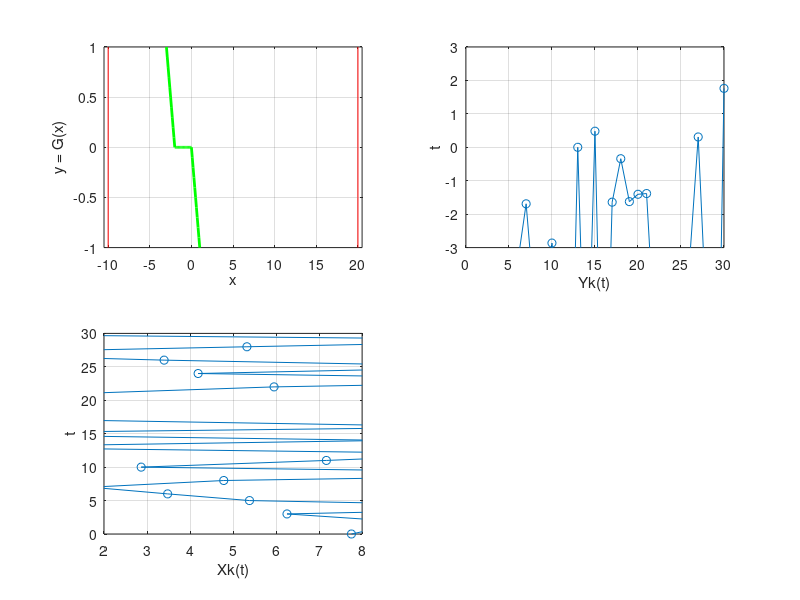

The MATLAB source for this figure:
clear all; clc; close all;

m = input('Enter mathematic expaction: ');
omega = input('Enter omaga: ');

T = [0:1:30];
Xmin = m - 3*omega;
Xmax = m + 3*omega;

delta = 0.1;
xA1 = -3:delta:-2; 
xA2 = -2:delta:0; 
xA3 = 0:delta:1; 
XA = [xA1, xA2, xA3]; 

yA1 = -(xA1 + 2); 
yA2 = 0 .* xA2; 
yA3 = -xA3; 
YA = [yA1, yA2, yA3]; 

xRandom = rand(31,1).*4 - 2;
xInput = xRandom * omega + m;

yOutput = [];
for i = 1:31
    x = xInput(i);
    if x < -2
    	y = -(x + 2);
    elseif x >= -2 && x<= 0;
		y = 0 .* x;
	else
		y = -x;
    end
    yOutput = [yOutput y];
end


% Graphics building
maxXaxis = m + 3;
minXaxis = m - 3;

subplot(2,2,1);
plot(XA, YA, 'g', 'LineWidth', 2);
axis([Xmin - 0.5 , Xmax + 0.5, -1, 1]);
xlabel('x');
ylabel('y = G(x)');
grid on;
hold on;
plot([Xmax,Xmax,Xmax,Xmax,Xmax], -1:0.5:1, 'r');
plot([Xmin,Xmin,Xmin,Xmin,Xmin], -1:0.5:1, 'r');

subplot(2,2,3);
plot(xInput, T, '-o');
axis([minXaxis, maxXaxis, 0, 30]);
xlabel('Xk(t)');
ylabel('t');
grid on;
hold on;
plot([Xmax,Xmax,Xmax,Xmax,Xmax], -1:0.5:1, 'r');
plot([Xmin,Xmin,Xmin,Xmin,Xmin], -1:0.5:1, 'r');

subplot(2,2,2);
plot(T, yOutput, '-o');
axis([0, 30, -3, 3]);
xlabel('Yk(t)');
ylabel('t');
grid on;